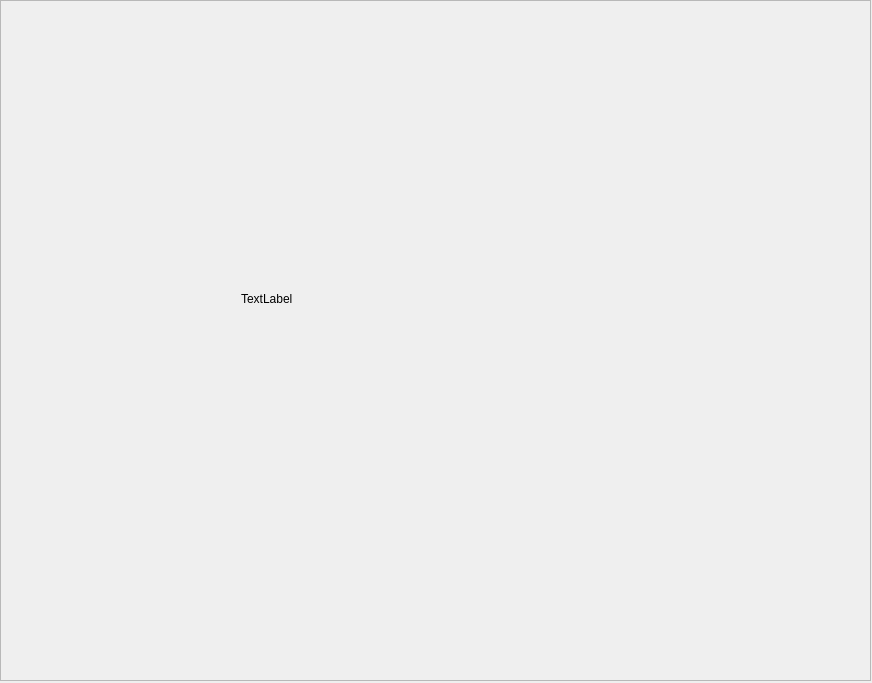
<?xml version="1.0" encoding="UTF-8"?>
<ui version="4.0">
 <class>PictuerDisplay</class>
 <widget class="QWidget" name="PictuerDisplay">
  <property name="geometry">
   <rect>
    <x>0</x>
    <y>0</y>
    <width>872</width>
    <height>683</height>
   </rect>
  </property>
  <property name="windowTitle">
   <string>PictuerDisplay</string>
  </property>
  <widget class="QFrame" name="frame">
   <property name="geometry">
    <rect>
     <x>0</x>
     <y>0</y>
     <width>871</width>
     <height>681</height>
    </rect>
   </property>
   <property name="frameShape">
    <enum>QFrame::Box</enum>
   </property>
   <property name="frameShadow">
    <enum>QFrame::Raised</enum>
   </property>
   <widget class="DiyScrollArea" name="scrollArea">
    <property name="geometry">
     <rect>
      <x>0</x>
      <y>0</y>
      <width>871</width>
      <height>681</height>
     </rect>
    </property>
    <property name="widgetResizable">
     <bool>true</bool>
    </property>
    <widget class="QWidget" name="scrollAreaWidgetContents">
     <property name="geometry">
      <rect>
       <x>0</x>
       <y>0</y>
       <width>869</width>
       <height>679</height>
      </rect>
     </property>
     <widget class="QLabel" name="imgLabel">
      <property name="geometry">
       <rect>
        <x>240</x>
        <y>290</y>
        <width>54</width>
        <height>16</height>
       </rect>
      </property>
      <property name="text">
       <string>TextLabel</string>
      </property>
     </widget>
    </widget>
   </widget>
  </widget>
 </widget>
 <layoutdefault spacing="6" margin="11"/>
 <customwidgets>
  <customwidget>
   <class>DiyScrollArea</class>
   <extends>QScrollArea</extends>
   <header location="global">diyscrollarea.h</header>
   <container>1</container>
  </customwidget>
 </customwidgets>
 <resources/>
 <connections/>
</ui>
